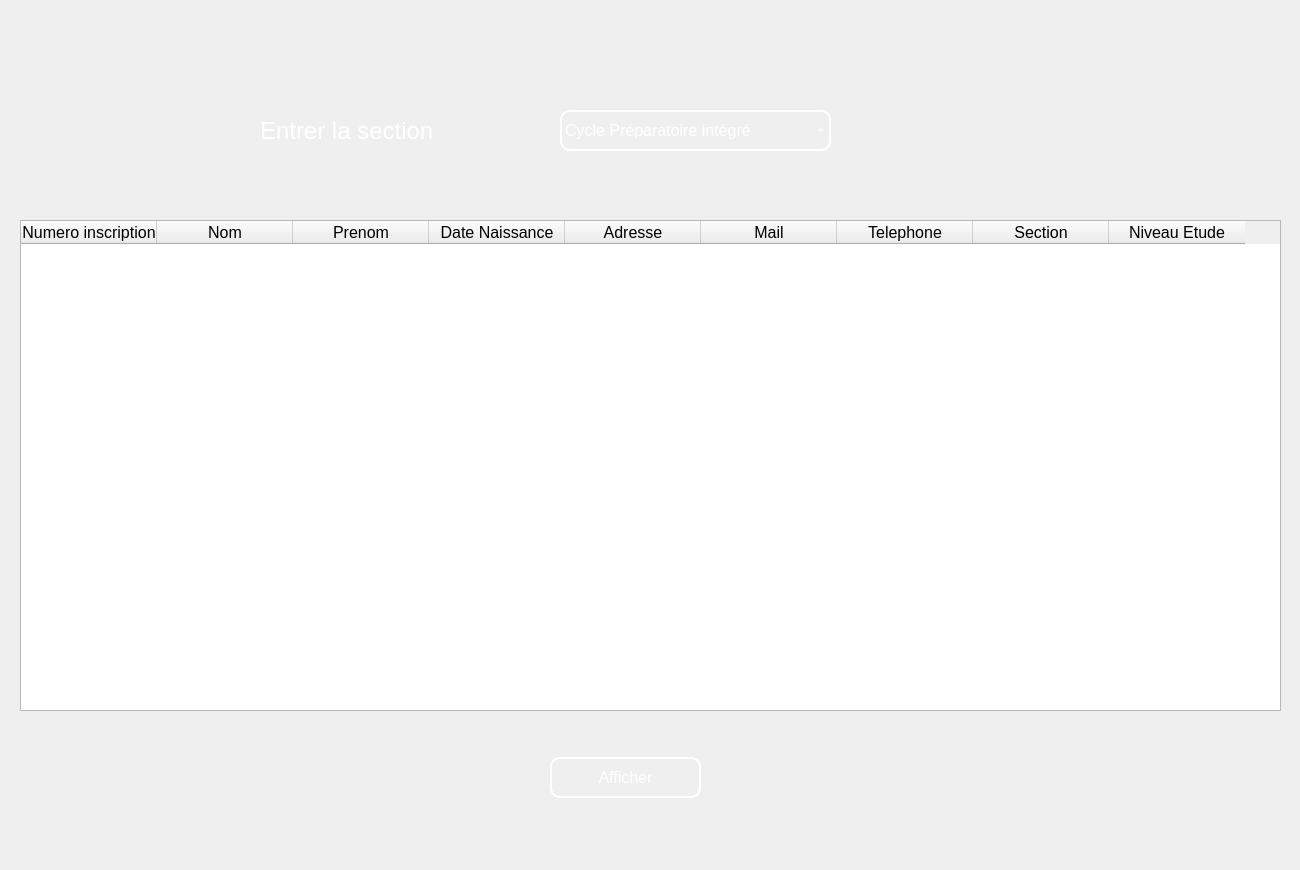
<?xml version="1.0" encoding="UTF-8"?>
<ui version="4.0">
 <class>affichage_etudaint_section</class>
 <widget class="QWidget" name="affichage_etudaint_section">
  <property name="geometry">
   <rect>
    <x>0</x>
    <y>0</y>
    <width>1300</width>
    <height>870</height>
   </rect>
  </property>
  <property name="windowTitle">
   <string>Form</string>
  </property>
  <widget class="QLabel" name="label">
   <property name="geometry">
    <rect>
     <x>0</x>
     <y>0</y>
     <width>1300</width>
     <height>870</height>
    </rect>
   </property>
   <property name="text">
    <string/>
   </property>
   <property name="pixmap">
    <pixmap resource="ressources.qrc">:/ressources/23.jpg</pixmap>
   </property>
   <property name="scaledContents">
    <bool>true</bool>
   </property>
  </widget>
  <widget class="QTableWidget" name="tableWidget">
   <property name="geometry">
    <rect>
     <x>20</x>
     <y>220</y>
     <width>1261</width>
     <height>491</height>
    </rect>
   </property>
   <property name="font">
    <font>
     <pointsize>12</pointsize>
    </font>
   </property>
   <property name="styleSheet">
    <string notr="true"/>
   </property>
   <attribute name="horizontalHeaderDefaultSectionSize">
    <number>136</number>
   </attribute>
   <column>
    <property name="text">
     <string>Numero inscription</string>
    </property>
   </column>
   <column>
    <property name="text">
     <string>Nom</string>
    </property>
   </column>
   <column>
    <property name="text">
     <string>Prenom</string>
    </property>
   </column>
   <column>
    <property name="text">
     <string>Date Naissance</string>
    </property>
   </column>
   <column>
    <property name="text">
     <string>Adresse</string>
    </property>
   </column>
   <column>
    <property name="text">
     <string>Mail</string>
    </property>
   </column>
   <column>
    <property name="text">
     <string>Telephone</string>
    </property>
   </column>
   <column>
    <property name="text">
     <string>Section</string>
    </property>
   </column>
   <column>
    <property name="text">
     <string>Niveau Etude</string>
    </property>
   </column>
  </widget>
  <widget class="QLabel" name="label_2">
   <property name="geometry">
    <rect>
     <x>260</x>
     <y>110</y>
     <width>261</width>
     <height>41</height>
    </rect>
   </property>
   <property name="font">
    <font>
     <pointsize>18</pointsize>
    </font>
   </property>
   <property name="styleSheet">
    <string notr="true">background:transparent;
color: rgb(255, 255, 255);

border-radius:10px</string>
   </property>
   <property name="text">
    <string>Entrer la section</string>
   </property>
  </widget>
  <widget class="QComboBox" name="comboBox">
   <property name="geometry">
    <rect>
     <x>560</x>
     <y>110</y>
     <width>271</width>
     <height>41</height>
    </rect>
   </property>
   <property name="font">
    <font>
     <pointsize>12</pointsize>
    </font>
   </property>
   <property name="styleSheet">
    <string notr="true">background:transparent;
color: rgb(255, 255, 255);
border:2px solid white;
border-radius:10px</string>
   </property>
   <item>
    <property name="text">
     <string>Cycle Préparatoire intégré</string>
    </property>
   </item>
   <item>
    <property name="text">
     <string>License Info</string>
    </property>
   </item>
   <item>
    <property name="text">
     <string>License Tic</string>
    </property>
   </item>
   <item>
    <property name="text">
     <string>License électronique</string>
    </property>
   </item>
   <item>
    <property name="text">
     <string>Ingénieur électronique</string>
    </property>
   </item>
   <item>
    <property name="text">
     <string>Ingéniuer Informatique</string>
    </property>
   </item>
  </widget>
  <widget class="QPushButton" name="pushButton">
   <property name="geometry">
    <rect>
     <x>550</x>
     <y>757</y>
     <width>151</width>
     <height>41</height>
    </rect>
   </property>
   <property name="font">
    <font>
     <pointsize>12</pointsize>
    </font>
   </property>
   <property name="styleSheet">
    <string notr="true">
color: rgb(255, 255, 255);
border:2px solid white;
border-radius:10px</string>
   </property>
   <property name="text">
    <string>Afficher</string>
   </property>
  </widget>
 </widget>
 <resources>
  <include location="ressources.qrc"/>
 </resources>
 <connections/>
</ui>
